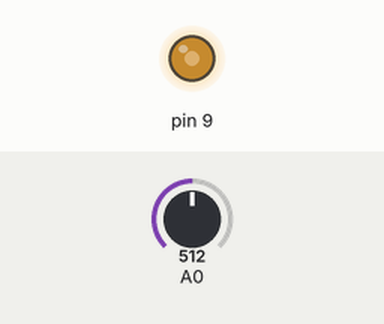
This sketch was run on a simulated Arduino Uno, built with avr-gcc and run on an emulated ATmega328P. Shown: output pins drawn as LEDs (lit = HIGH). Inputs (shaded band) come from the test bench; at power-on: A0 = 512.

Above: at 0.1 s.
Timing chart, 0 to 1.6 s (numbered marks = the images above):
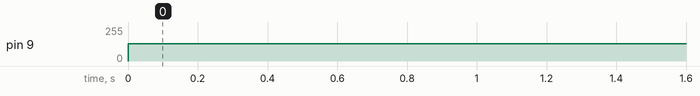

The sketch:

Evantide_H949_CV_to_KYBD.ino
```cpp
const long NORMALIZATION_FACTOR = 1000;

const long evantideHarmonicFreqs[37] = {625000, 662164.4, 701538.8, 743254.5, 787450.7, 834274.9, 883883.5, 936441.9, 992125.7, 1051120.5, 1113623.4, 1179842.9, 1250000, 1324328.9, 1403077.6, 1486508.9, 1574901.3, 1668549.8, 1767766.9, 1872883.8, 1984251.3, 2102241.0, 2227246.8, 2359685.8, 2500000, 2648657.7, 2806155.1, 2973017.8, 3149802.6, 3337099.6, 3535533.9, 3745767.7, 3968502.6, 4204482.1, 4454493.6, 4719371.6, 5000000};

long CV;

void setup() {
  Serial.begin(9600);
  pinMode(9, OUTPUT);
}

void loop() {
  CV = analogRead(A0);
  if (CV < 204.8) {
    CV = 204.8;
  }
  if (CV > 819.2) {
    CV = 819.2;
  }
  int CVArrayIndex = map(CV, 204.8, 819.2, 0, 36);
  setPWM(evantideHarmonicFreqs[CVArrayIndex], 500);
}

/**
 * Chooses the smallest prescaler for a given frequency. This way maximum duty
 * cycle resolution is achieved.
 */
int getPrescalerForFrequency(long frequency) {
//  tc = base frequency / target frequency / prescaler / 2
// 65535 = 8M / (prescaler * frequency)
// prescaler = 8M / (65535 * frequency)
  float prescaler = (8000000.0 / 65535.0) /
                              (1.0 * frequency / NORMALIZATION_FACTOR);
  if(prescaler <= 1)
    return 1;
  else if(prescaler <= 8)
    return 8;
  else if(prescaler <= 64)
    return 64;
  else if(prescaler <= 256)
    return 256;
  else if(prescaler <= 1024)
    return 1024;
  else // effectively stop the timer
    return 0;
}

/**
 * Returns an integer that holds the proper bits set for the given prescaler.
 * This value should be set to the TCCR1B register.
 *
 * Atmel Atmega 328 Datasheet:
 * Table 16-5
 */
int preparePrescaler(int prescaler) {
  switch(prescaler){
    case 1: return _BV(CS10);
    case 8: return _BV(CS11);
    case 64: return _BV(CS10) | _BV(CS11);
    case 256: return _BV(CS12);
    case 1024: return _BV(CS12) | _BV(CS10);
    // effectively stops the timer. This should show the user that wrong input
  // was provided.
    default: return 0;
  }
}

/**
 * This sets a phase and frequency correct PWM mode.
 * Counting up from 0 to ICR1 (inclusive).
 *
 * Atmel Atmega 328 Datasheet:
 * Table 16-4
 */
inline int prepareWaveGenMode() {
  return _BV(WGM13);
}

/**
 * Clear OC1A/OC1B on Compare Match when upcounting. Set OC1A/OC1B on Compare
 * Match when downcounting.
 *
 * Atmel Atmega 328 Datasheet:
 * Table 16-3
 */
inline int prepareNormalCompareOutputMode() {
  return _BV(COM1A1) | _BV(COM1B1);
}

/**
 * Sets the Timer/Counter1 Control Register A
 *
 * Atmel Atmega 328 Datasheet:
 * Section 16.11.1
 */
void setTCCR1A() {
  TCCR1A = prepareNormalCompareOutputMode();
}

/**
 * Sets the Timer/Counter1 Control Register B
 *
 * Atmel Atmega 328 Datasheet:
 * Section 16.11.2
 */
void setTCCR1B(int prescaler) {
  TCCR1B = prepareWaveGenMode() | preparePrescaler(prescaler);
}


/**
 * Note that ICR1 will never be less than a thousand. This way better
 * duty cycle resolution can be achieved. In fact, below 800 Hz ICR1
 * will occasionally drop under 10000
 */
void setPWM(long frequency, long duty) {

  int prescaler = getPrescalerForFrequency(frequency);
  if(prescaler == 0) return;

  setTCCR1A();
  setTCCR1B(prescaler);
  long top = (long)(8000000.0 /
                (1.0 * prescaler * frequency / NORMALIZATION_FACTOR) + 0.5);
  ICR1 = top;
  OCR1A = (long)(1.0 * top * duty / NORMALIZATION_FACTOR + 0.5);
}
```

Measured:
- by itself, pin 9: 0/255 → 128/255 at 0.00 s
